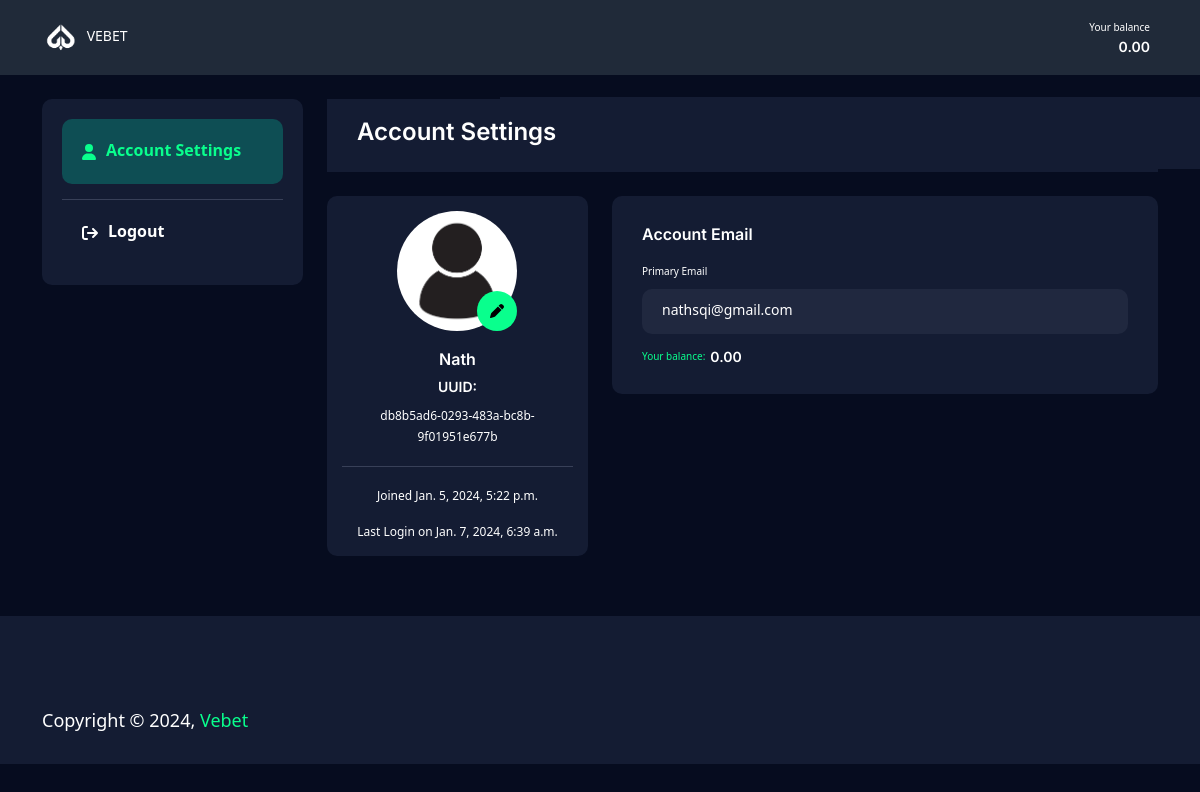
The page /profile/ (signed in) on the database as committed earlier.
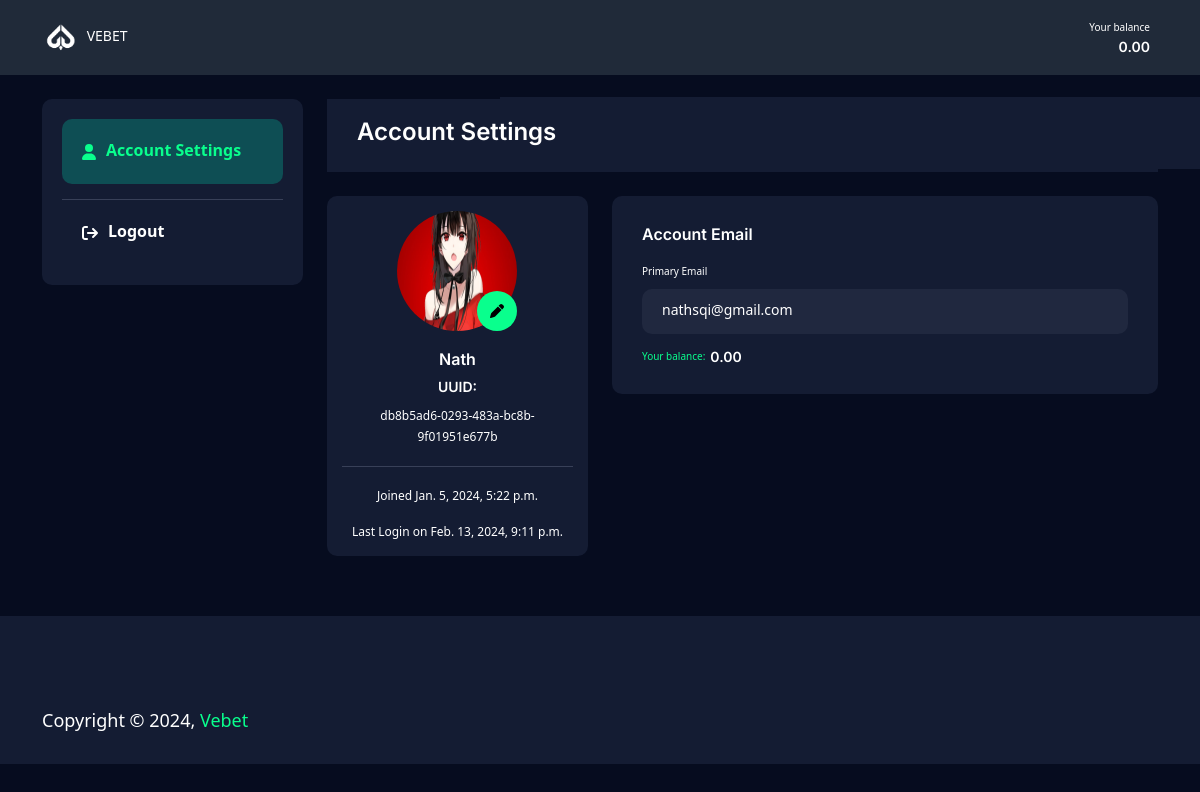
The same page on the database as committed later.
### betapp/models.py (models this page shows, shortened)
class Profile(models.Model):
    profile_id = models.UUIDField(default=uuid.uuid4, blank=True)
    user = models.ForeignKey(User, on_delete=models.CASCADE, related_name="UserProfile", blank=True)
    balance = models.DecimalField(decimal_places=2, max_digits=10, default=0.00, blank=True)
    profile_picture = models.ImageField(upload_to="profilepic", default="profile.jpg")
    payment = models.ImageField(upload_to="paymentpic", null=True, blank=True)

### betapp/views.py (the view, shortened to what this page needs)
# urls.py: path("profile/", profile, name="profile"),
@login_required(login_url="login")
def profile(request):
    profile = Profile.objects.get(user=request.user)
    profileform = ProfileForm(instance=profile)
    userform = MyRegisterationForm(instance=request.user)
    context = {"profile":profile, "profileform":profileform, "userform":userform}
    return render(request, "dashboard.html", context)

### betapp/forms.py
class ProfileForm(forms.ModelForm):
    class Meta:
        model = Profile
        fields = "__all__"

class MyRegisterationForm(UserCreationForm):
    email = forms.EmailField(widget=forms.EmailInput())
    class Meta:
        model = User
        fields = ["username", "email", "password1", "password2"]

### templates/dashboard.html (shortened to what this page needs)
{% load static %}
<!DOCTYPE html>
<html lang="en">
<head>
    <link rel="stylesheet" href="{% static 'assets/css/bootstrap.min.css' %}">
    <link rel="stylesheet" href="{% static 'assets/css/magnific-popup.css' %}">
    <link rel="stylesheet" href="{% static 'assets/css/owl.carousel.min.css' %}">
    <link rel="stylesheet" href="{% static 'assets/css/owl.theme.default.css' %}">
    <link rel="stylesheet" href="{% static 'assets/css/nice-select.css' %}">
    <link rel="stylesheet" href="{% static 'assets/glyphter-font/css/Glyphter.css' %}">
    <link rel="stylesheet" href="{% static 'assets/css/animate.css' %}">
    <link rel="stylesheet" href="{% static 'assets/css/all.min.css' %}">
    <link rel="stylesheet" href="{% static 'assets/css/main.css' %}">
    <link rel="stylesheet" href="{% static 'assets/css/custom.css' %}">
</head>
<body>
    <header class="header-section dashboard__header">
        <div class="container p-0">
            <div class="header-wrapper">
                <div class="menu__left__wrap">
                    <div class="logo-menu px-2">
                        <a href="{% url 'home' %}" class="logo">
                            <img src="{% static 'assets/images/vb-logo.png' %}" alt="logo" style="width: 30%;">
                            <span>VEBET</span>
                        </a>
                    </div>
                </div>
                <div class="dashboar__wrap">
                    <div class="items d__text">
                        <span class="small">Your balance</span>
                        <h6>{{profile.balance}}</h6>
                    </div>
                </div>
            </div>
        </div>
    </header>
    <section class="dashboard__body mt__30 pb-60">
        <div class="container">
            <div class="row g-4">
                <div class="col-xxl-3 col-xl-3 col-lg-4">
                    <div class="dashboard__side__bar">
                        <ul class="account__menu">
                            <li>
                                <a href="" class="active">
                                    <span class="icons">
                                        <i class="fa-solid fa-user"></i>
                                    </span>
                                    <span>
                                        Account Settings
                                    </span>
                                </a>
                            </li>
                            <li>
                                <a href="{% url 'logout' %}">
                                    <span class="icons">
                                        <i class="fa-solid fa-arrow-right-from-bracket"></i>
                                    </span>
                                    <span>
                                       Logout
                                    </span>
                                </a>
                            </li>
                        </ul>
                    </div>
                </div>
                <div class="col-xxl-9 col-xl-9 col-lg-8">
                    <div class="dashboard__body__wrap">
                        <h3 class="account__head mb__30">
                            Account Settings
                        </h3>
                        <div class="row g-4">
                            <div class="col-xl-4">
                                <div class="user__box">
                                    <div class="img__change">
                                        <img src="{{profile.profile_picture.url}}" alt="profile">
                                        <form class="icons profileIcon" id="profile-picture" method="POST" enctype="multipart/form-data">
                                            <label for="id_profile_picture"><i class="fas fa-pen"></i></label>
                                            {{profileform.profile_picture}}
                                        </form>
                                    </div>
                                    <div class="user__content">
                                        <h5 class="usertext__one">{{profile.user.username}}</h5>
                                        <h6 class="usertext__two">UUID:</h6>
                                        <a href="" class="link">
                                            {{profile.profile_id}}
                                        </a>
                                    </div>
                                    <div class="user__dated">
                                        <span class="date">Joined {{profile.user.date_joined}}</span>
                                        <a href="#0" class="lastlogin">
                                            Last Login on {{profile.user.last_login}}
                                        </a>
                                    </div>
                                </div>
                            </div>
                            <div class="col-xl-8">
                                <div class="account__body">
                                    <div class="account__email mb__30">
                                        <h5>
                                            Account Email
                                        </h5>
                                        <span class="subtitle">
                                            Primary Email
                                        </span>
                                        <div class="form__wrap">
                                            <form action="#" class="userform">
                                                {{userform.email}}
                                            </form>
                                        </div>
                                        <div class="add__email">
                                            <span class="small">Your balance:</span>
                                            <h6 style="color: white;">{{profile.balance}}</h6>
                                        </div>
                                    </div>
                                </div>
                            </div>
                        </div>
                    </div>
                </div>
            </div>
        </div>
    </section>
    <footer class="footer__section pt-60">
        <div class="container">
            <div class="footer__bottom">
                <p class="text-white">
                        Copyright &copy; 2024, <a href="#0" class="text--base">Vebet</a>
                </p>
            </div>
        </div>
    </footer>
</body>
</html>

### templates/dashboard.html (style rules this page uses)
.userform input { color: white; }

Rows that differ between the two databases and show on the page:
changed Profile "db8b5ad6-0293-483a-bc8b-9f01951e677b": profile_picture: picture added in place of a placeholder; user.last_login "Jan. 7, 2024, 6:39 a.m." → "Feb. 13, 2024, 9:11 p.m."
